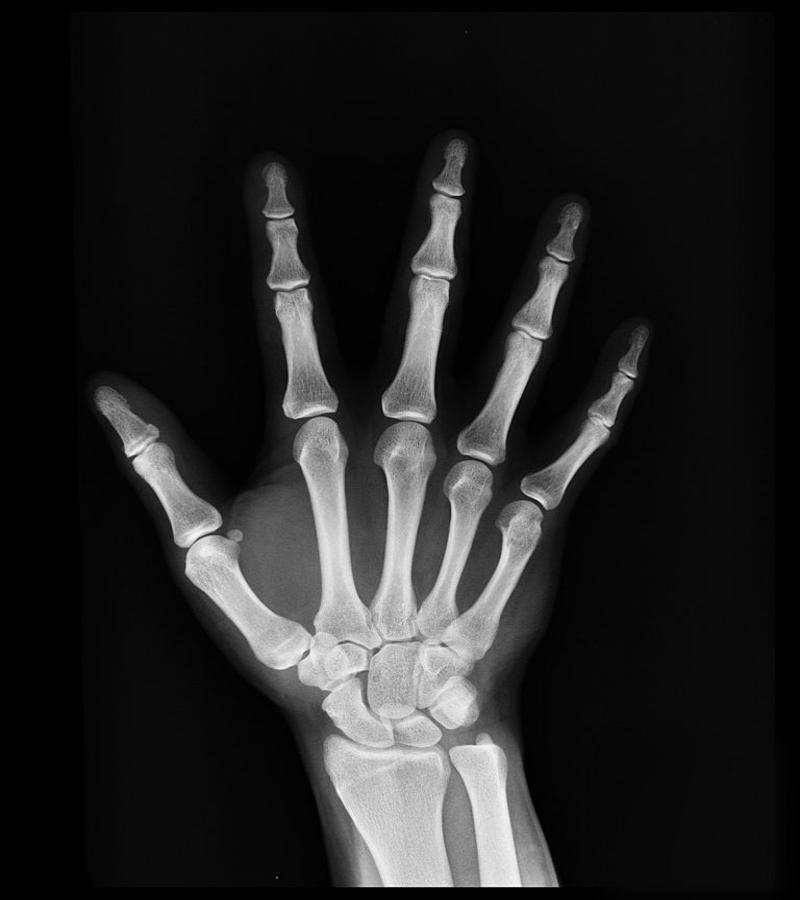
#> input picture MIAP_HW1_402200191/Answers/Q3/hand_xray.jpg, 800 x 900 px
$ jupyter execute Q3.ipynb
#> lines starting #> are read from the running program, lines starting #| are printed output that depends on the picture
[cell 1]
import cv2 as cv
import numpy as np
from matplotlib import pyplot as plt

[cell 2]
Hand_img = cv.imread("hand_xray.jpg",0)
#> Hand_img is the input picture: shape (900, 800); min 0, max 254, mean 36.3
Hand_img_padded=np.zeros([900,900])
Hand_img_padded[:,50:850]=Hand_img
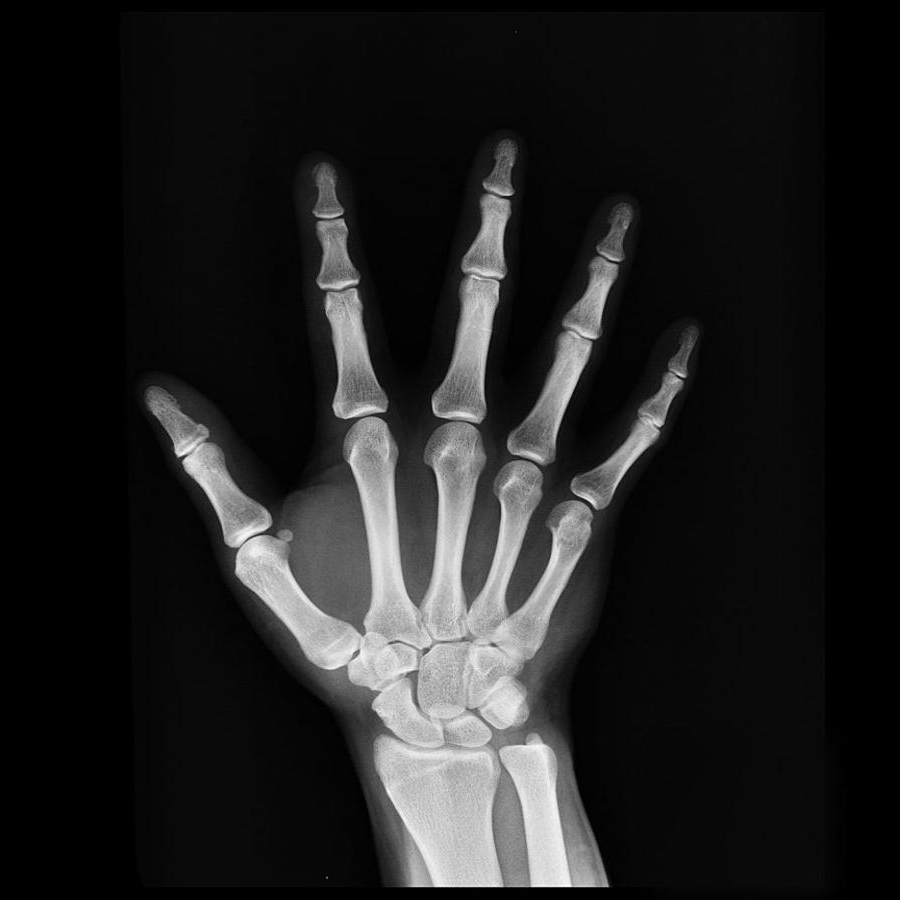
#> Hand_img_padded: shape (900, 900) float64; min 0, max 254, mean 32.3
Hand_img_padded_fft= np.conj(np.fft.fft2(Hand_img_padded))
Hand_img_Rotated = np.fft.ifft2(Hand_img_padded_fft).real
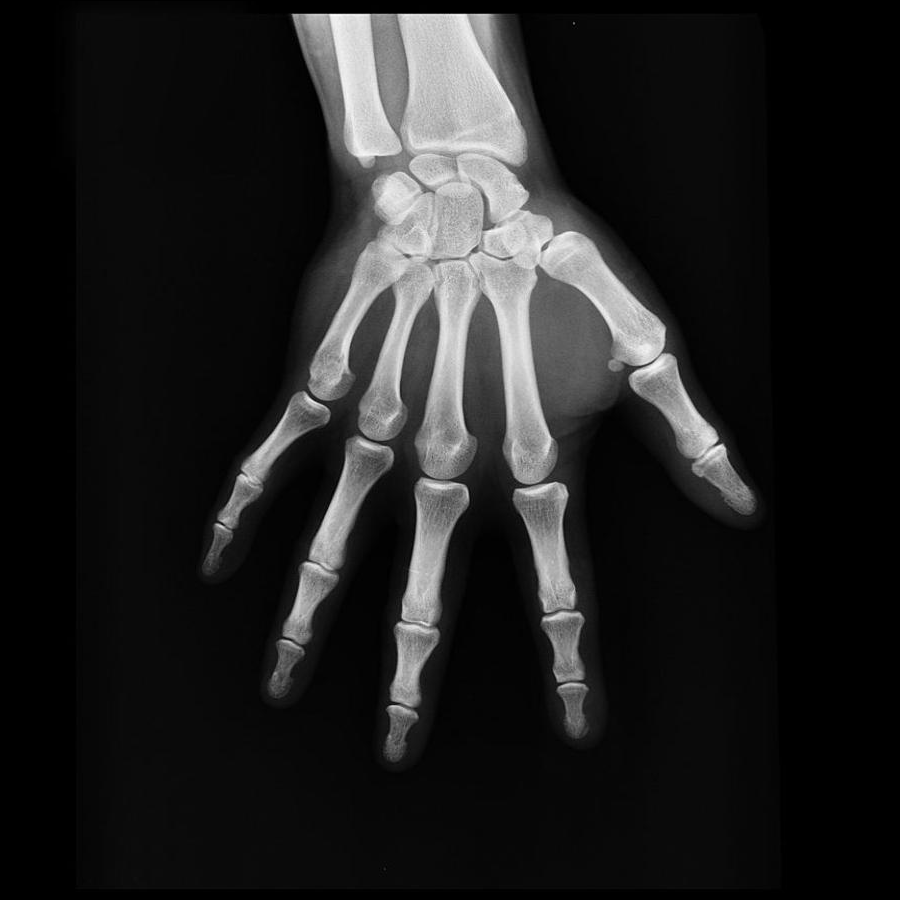
#> Hand_img_Rotated: shape (900, 900) float64; min -8.33e-14, max 254, mean 32.3; drawn with min black and max white
plt.figure(figsize=(10,10))
plt.subplot(1,2,1)
plt.imshow(Hand_img,cmap='gray')
plt.title("Real Image")
plt.subplot(1,2,2)
plt.imshow(Hand_img_Rotated[:,50:850],cmap='gray')
plt.title("Rotated Image")
plt.show()
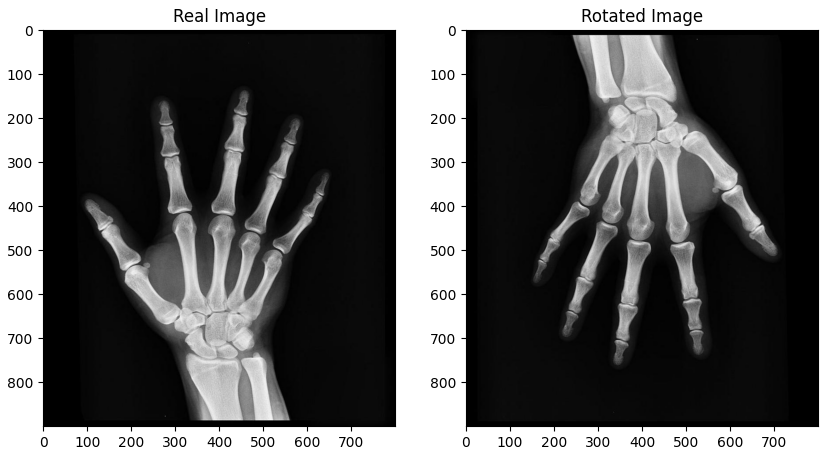
#> figure drawn by matplotlib, 2 panels
